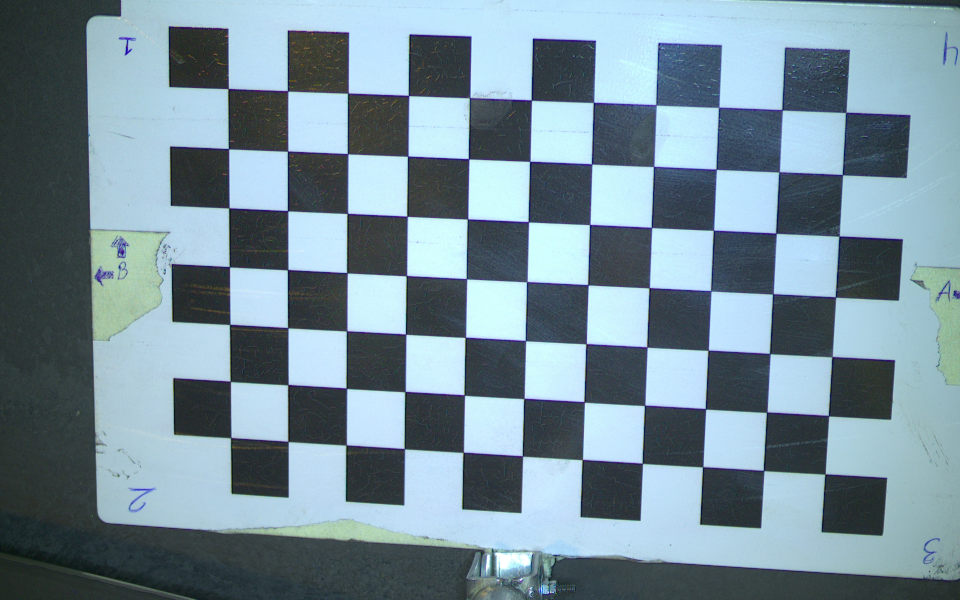
#> input picture dsgs pasargad siterun/software/python/28_calib.jpg, 1920 x 1200 px, found by its file name (shown at 1/2 size)
$ python processing.py
#> lines starting #> are read from the running program, lines starting #| are printed output that depends on the picture; after the words box and inside, x2 and y2 are one past the last pixel; in counts of white or black regions, pixels touching at a corner belong together; long printed decimals are rounded
### builds/ahvaz pletizing/My Application/data/calibration.py
import cv2
import numpy as np


CHESS_G_SIZE=25
DEBUG = True
def __find_chess_coordinate(image,size):

    # This function returns the coordinates of chess corners
    # input : image of chess, size of chessboard
    # *** it is considered that size of each square is 2cm * 2cm

    coordinates = []
    gray_image  = cv2.cvtColor(image,cv2.COLOR_RGB2GRAY)

    clahe = cv2.createCLAHE(clipLimit=2.0, tileGridSize=(8,8))
    gray_image = clahe.apply(gray_image)

    corners     = cv2.findChessboardCorners(gray_image,(size[0]-1,size[1]-1))
    if corners[0] == False:
        raise Exception ('The chessboard is not found')
    else:
        corners = corners[1].reshape([-1,2])
# [10 lines of commented-out code are left out]

        first  = corners[0]
        second = corners[size[0]-2]
        third  = (corners[((size[0]-1)*(size[1]-1))-(size[0]-1)])
        fourth = corners[(size[0]-1)*(size[1]-1)-1]
        if DEBUG :
            for i in range(len(corners)):
                cv2.circle( image, tuple(corners[i]), 10, (0,0,255), thickness=-1)
                cv2.imshow('iimage', cv2.resize(image, None, fx=0.5, fy=0.5))
                print(corners[i])
                cv2.waitKey(0)

        coordinates = np.array([first,third,second,fourth])
        return coordinates


def fit(image,chess_size=(8,12)):

    #This function returns the transformation matrix and scale coefficient
    #input: image of chessboard, chessboard size, orientation of the plate('h' or 'v')
    chess_size = np.array(chess_size).reshape((2,)).astype(np.int32)
    image = np.array(image,dtype=np.uint8)
    channel,h,w = image.shape
    #image = np.reshape(image,(h,w,channel))
    image = np.moveaxis(image,[0,1,2],[2,0,1])
    #image = cv2.imread('27_calib.jpg')


    chess_size = list(chess_size)
    minimum = min(chess_size)
    maximum = max(chess_size)
    chess_size[0] = minimum
    chess_size[1] = maximum

    points = __find_chess_coordinate(image,chess_size)

    realWorld_size = [(chess_size[0]-2)*CHESS_G_SIZE,(chess_size[1]-2)*CHESS_G_SIZE]
    print('realWorld_size',realWorld_size, chess_size)

    first_side  = __oqlidus_distance(points[0],points[1])
    second_side = __oqlidus_distance(points[1],points[3])
    third_side  = __oqlidus_distance(points[3],points[2])
    fourth_side = __oqlidus_distance(points[2],points[0])

    pts = np.copy( np.array([[points[0],points[1], points[3], points[2]]]) )
    pts = pts.reshape(-1,1,2).astype(np.int32)

    px_area = cv2.contourArea(pts)
    mm_area = ((chess_size[0]-2)*CHESS_G_SIZE)  *  ((chess_size[1]-2)*CHESS_G_SIZE)
    resultion_coef = np.sqrt(px_area/mm_area)
    if DEBUG:
        image = cv2.drawContours(image, [pts], 0, (255,0,0), thickness=3)
        cv2.imshow('rect', cv2.resize(image,None, fx=0.5, fy=0.5))
        print('px_area', px_area, '     mm_area:', mm_area)
        cv2.waitKey(0)

    offset = int(CHESS_G_SIZE*resultion_coef)
    source = np.float32(points)
#     if orientation == 'v':
#         destination = np.float32([[offset, offset], [realWorld_size[0]*resultion_coef+offset, offset], [offset, realWorld_size[1]*resultion_coef+offset],[realWorld_size[0]*resultion_coef+offset, realWorld_size[1]*resultion_coef+offset]])
#     elif orientation == 'h':
    destination = np.float32([[offset, offset], [realWorld_size[1]*resultion_coef+offset, offset], [offset, realWorld_size[0]*resultion_coef+offset],[realWorld_size[1]*resultion_coef+offset, realWorld_size[0]*resultion_coef+offset]])


    transformer_mat = cv2.getPerspectiveTransform(source,destination)

    if DEBUG :
        image = cv2.warpPerspective( image, transformer_mat, ( int(chess_size[1]*CHESS_G_SIZE * resultion_coef),
                                                               int(chess_size[0]*CHESS_G_SIZE * resultion_coef)))
        cv2.imshow('prs', cv2.resize(image,None, fx=0.5, fy=0.5))
        cv2.waitKey(0)
    res = np.zeros((4,3), np.float32)
    res[:3,:] = transformer_mat
    res[3,:] = resultion_coef
    return res#transformer_mat.astype(np.float32)#,np.float32(resultion_coef)


# [55 lines left out: functions __point_prediction, predict, __calc_dist, not called in this run]


def __oqlidus_distance(p1,p2):

    #This function is for computing simple oqlidus distance WITHOUT considering scaling coefficient
    dis = np.sqrt(np.sum((p1-p2)**2))
    return dis

'''
img_ = cv2.imread('27_calib.jpg')
img = np.moveaxis(img_,[0,1,2],[1,2,0])
a = fit(img)
print(a)
cv2.imshow('IMG', cv2.resize(img_,None, fx=0.5, fy=0.5))
'''

### dsgs pasargad siterun/builds/pasargad pelletizing/My Application2/data/processing.py
import cv2
import numpy as np
import calibration as calib

# [8 lines left out: function __checkCnt__, not called in this run]

DEBUG = False
DEBUG2 = False
# [221 lines left out: functions get_circels, draw_cicles, draw_center, increas_contrast, not called in this run]


mtx = np.array([[-0.972168, -0.0637452, 594.339],
                [-0.0351841, 0.992448, -13.0618],
                [0.0000987100,-0.000164460,1.]])#28

coef = 4.78
#coef = 0.20845968

cal_img = cv2.imread('28_calib.jpg')
#> cal_img is the input picture: shape (1200, 1920, 3); mean B, G, R 153.2, 141.8, 119
cal_img = np.moveaxis(cal_img, [0,1,2],[1,2,0])
m = calib.fit(cal_img)
#> in __find_chess_coordinate, `gray_image = clahe.apply(gray_image)`:
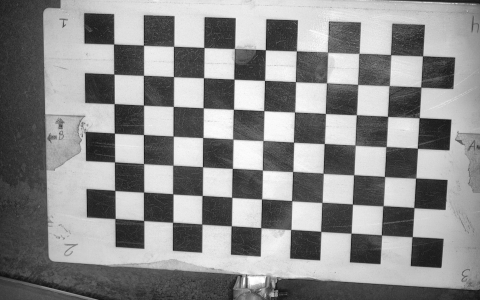
#> gray_image: shape (1200, 1920) (shown at 1/4 size); min 2, max 255, mean 140
#> in __find_chess_coordinate, `corners = corners[1].reshape([-1,2])`: corners = 77 pairs, first value 456.8 to 1692.1, second value 177.7 to 948.6
#> in __find_chess_coordinate, `first  = corners[0]`: first = [1692.1, 225.1]
#> in __find_chess_coordinate, `second = corners[size[0]-2]`: second = [1650.7, 948.6]
#> in __find_chess_coordinate, `third  = (corners[((size[0]-1)*(size[1]-1))-(size[0]-1)])`: third = [456.8, 177.7]
#> in __find_chess_coordinate, `fourth = corners[(size[0]-1)*(size[1]-1)-1]`: fourth = [462.4, 875.3]
#> the loop in __find_chess_coordinate, `for i in range(len(corners)):` made 77 passes
#| [1692.1302   225.114]
#| [1685.2866   349.869]
#| [1678.6912   472.565]
#| [1671.6412   594.832]
#| [1665.0713  713.9115]
#> (further printed lines are left out)
#> pass 1, in __find_chess_coordinate, `cv2.imshow('iimage', cv2.resize(image, None, fx=0.5, fy=0.5))`:
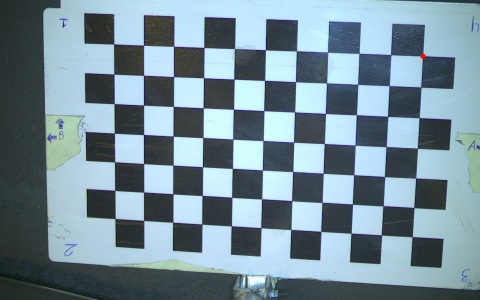
#> window 'iimage': shape (600, 960, 3) (shown at 1/2 size); mean B, G, R 153.3, 141.9, 119.1
#> after the loop in __find_chess_coordinate, `for i in range(len(corners)):`:
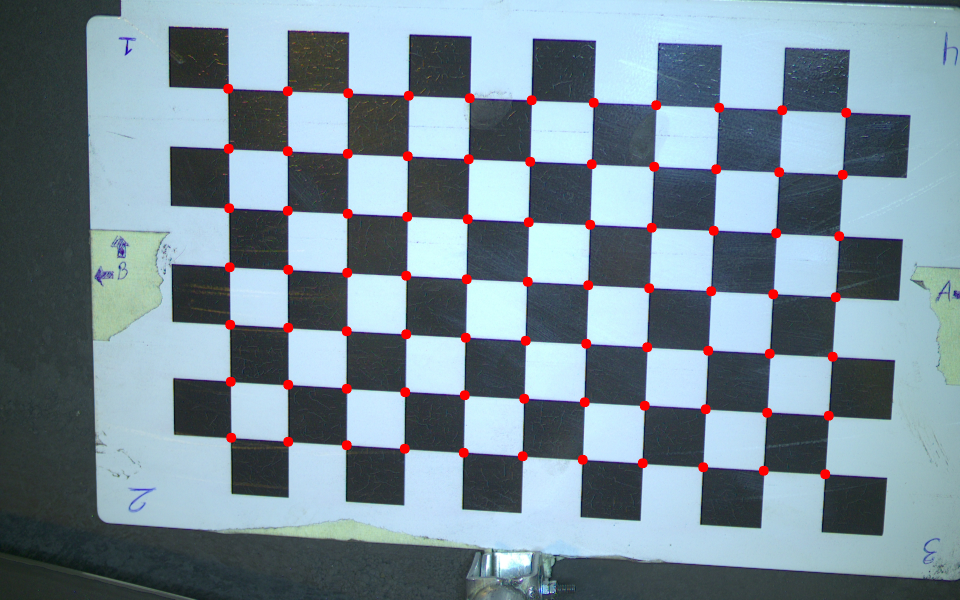
#> image: shape (1200, 1920, 3) (shown at 1/2 size); 1.06% of pixels changed, all inside (x1, y1, x2, y2) = (446, 167, 1703, 959)
#> in __find_chess_coordinate, `coordinates = np.array([first,third,second,fourth])`: coordinates = [[1692.1, 225.1], [456.8, 177.7], [1650.7, 948.6], [462.4, 875.3]]
#> in fit, `points = __find_chess_coordinate(image,chess_size)`: points has the same summary as coordinates in __find_chess_coordinate
#> in __oqlidus_distance, `dis = np.sqrt(np.sum((p1-p2)**2))`: dis = 1236.3
#> in fit, `second_side = __oqlidus_distance(points[1],points[3])`: second_side = 697.6
#> in fit, `third_side  = __oqlidus_distance(points[3],points[2])`: third_side = 1190.6
#> in fit, `fourth_side = __oqlidus_distance(points[2],points[0])`: fourth_side = 724.7
#> in fit, `pts = np.copy( np.array([[points[0],points[1], points[3], points[2]]]) )`: pts = [[1692.1, 225.1], [456.8, 177.7], [462.4, 875.3], [1650.7, 948.6]]
#> in fit, `pts = pts.reshape(-1,1,2).astype(np.int32)`: pts = [[1692, 225], [456, 177], [462, 875], [1650, 948]]
#> in fit, `px_area = cv2.contourArea(pts)`: px_area = 862215
#> in fit, `resultion_coef = np.sqrt(px_area/mm_area)`: resultion_coef = 4.8
#> in fit, `image = cv2.drawContours(image, [pts], 0, (255,0,0), thickness=3)`:
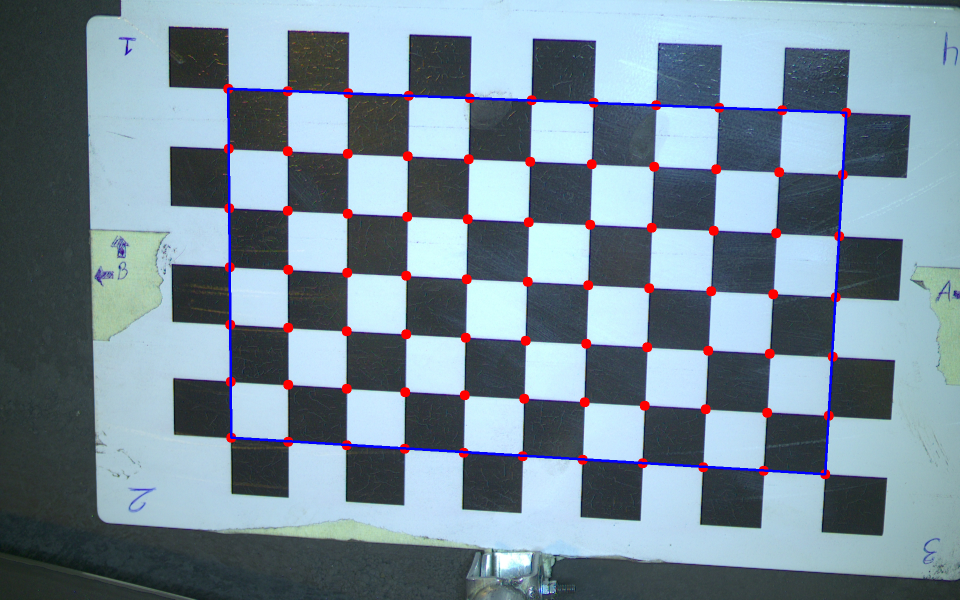
#> image: shape (1200, 1920, 3) (shown at 1/2 size); 0.83% of pixels changed, all inside (x1, y1, x2, y2) = (454, 175, 1695, 951)
#> in fit, `cv2.imshow('rect', cv2.resize(image,None, fx=0.5, fy=0.5))`:
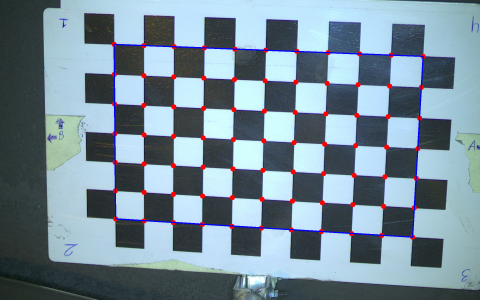
#> window 'rect': shape (600, 960, 3) (shown at 1/2 size); mean B, G, R 152.8, 139.7, 119.6
#| px_area 862215.0      mm_area: 37500
#> in fit, `offset = int(CHESS_G_SIZE*resultion_coef)`: offset = 119
#> in fit, `source = np.float32(points)`: source has the same summary as coordinates in __find_chess_coordinate
#> in fit, `destination = np.float32([[offset, offset], [realWorld_size[1]*resulti..`: destination = [[119, 119], [1317.8, 119], [119, 838.3], [1317.8, 838.3]]
#> in fit, `transformer_mat = cv2.getPerspectiveTransform(source,destination)`: transformer_mat = [[-0.971, -0.0622, 1781.1], [-0.0341, 0.994, -41.2], [3.57e-05, -5.34e-05, 1]]
#> in fit, `image = cv2.warpPerspective( image, transformer_mat, ( int(chess_size[..`:
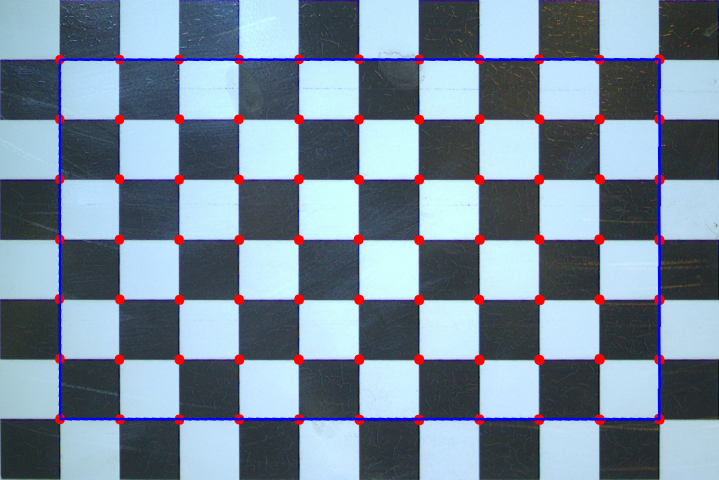
#> image: shape (959, 1438, 3) (shown at 1/2 size); mean B, G, R 155.1, 138.3, 120.9
#> in fit, `cv2.imshow('prs', cv2.resize(image,None, fx=0.5, fy=0.5))`:
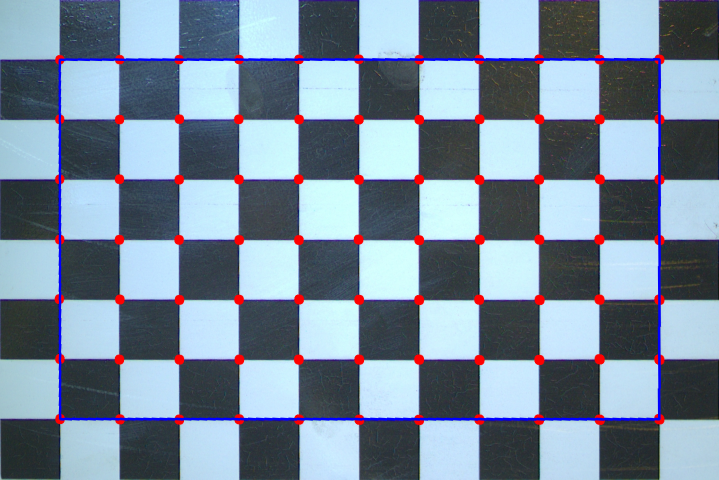
#> window 'prs': shape (480, 719, 3); mean B, G, R 155.3, 138.4, 121
#> m = [[-0.971, -0.0622, 1781.1], [-0.0341, 0.994, -41.2], [3.57e-05, -5.34e-05, 1], [4.8, 4.8, 4.8]]
coef = m[3,0]
#> coef = 4.8
mtx = m[0:3,:]
#> mtx has the same summary as transformer_mat in fit

'''
mtx = np.array([[-0.972168, 0.0726918,1721.56],
                [-0.00153983, 1.02770, -45.0516],
                [-0.0000501100,0.000209560,1.]])#29

coef = 1.5623
#coef = 0.21497348
'''

img = cv2.imread('28.bmp')
#> (the run stopped early here; a loop or call above may not have finished)

$ run again, with dsgs pasargad siterun/software/python/27_calib.jpg copied over dsgs pasargad siterun/software/python/28_calib.jpg
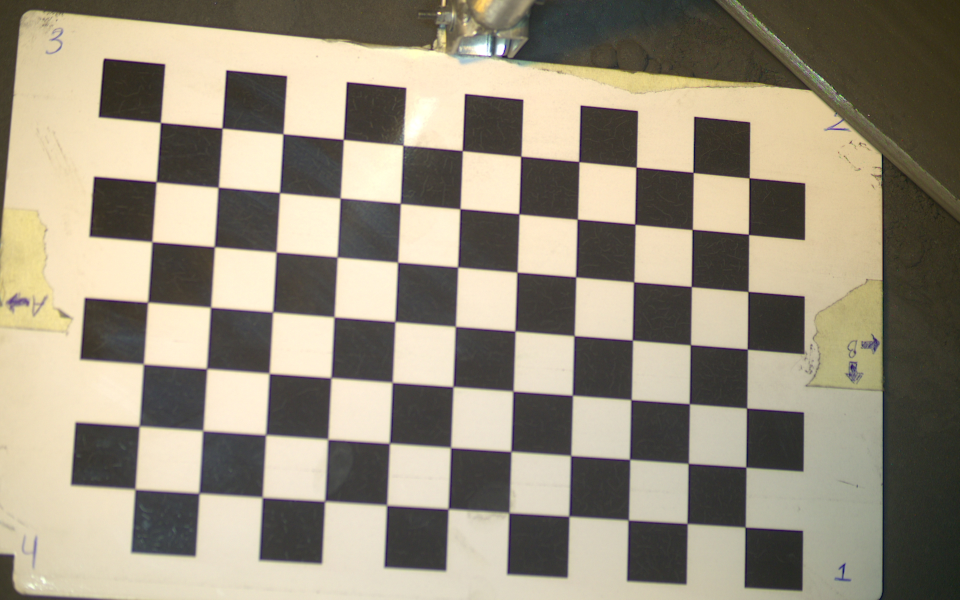
#> input picture dsgs pasargad siterun/software/python/27_calib.jpg, 1920 x 1200 px, found by its file name (shown at 1/2 size)
#> cal_img is the input picture: shape (1200, 1920, 3); mean B, G, R 124.4, 143.1, 151.9
#> corners = 77 pairs, first value 270 to 1498.8, second value 245.5 to 1054.5
#> first = [1498.8, 356.2]
#> second = [1490.5, 1054.5]
#> third = [321, 245.5]
#> fourth = [270, 978.5]
#> the loop in __find_chess_coordinate, `for i in range(len(corners)):` made 77 passes
#| [1498.8246   356.216]
#| [1497.6418  469.2092]
#| [1496.6576  583.7556]
#| [1494.9294   698.966]
#| [1494.3176   816.950]
#> (further printed lines are left out)
#> after the loop in __find_chess_coordinate, `for i in range(len(corners)):`:
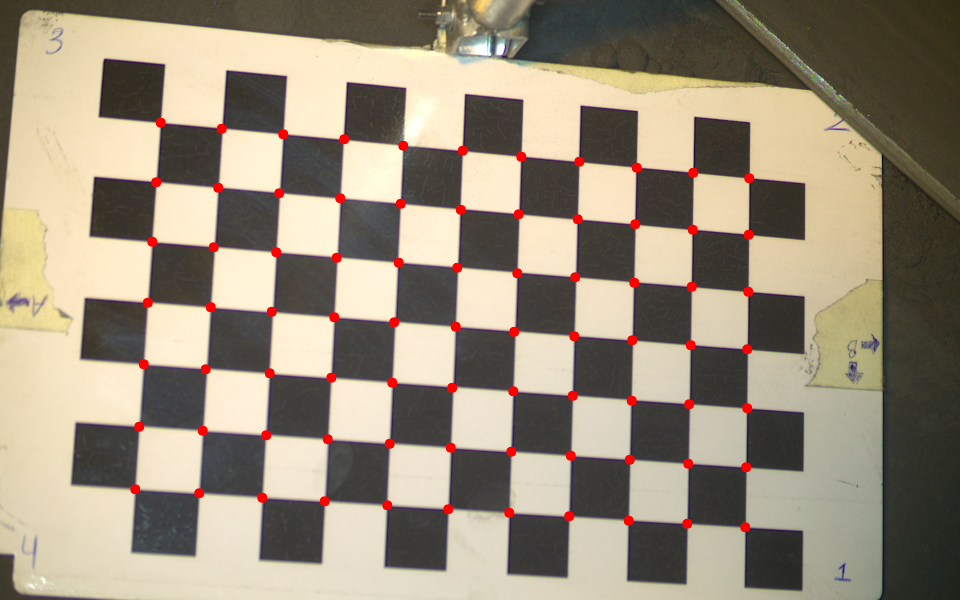
#> image: shape (1200, 1920, 3) (shown at 1/2 size); 1.06% of pixels changed, all inside (x1, y1, x2, y2) = (260, 235, 1509, 1065)
#> coordinates = [[1498.8, 356.2], [321, 245.5], [1490.5, 1054.5], [270, 978.5]]
#> points has the same summary as coordinates in __find_chess_coordinate
#> dis = 1183
#> second_side = 734.8
#> third_side = 1222.9
#> fourth_side = 698.3
#> in fit, `pts = np.copy( np.array([[points[0],points[1], points[3], points[2]]]) )`: pts = [[1498.8, 356.2], [321, 245.5], [270, 978.5], [1490.5, 1054.5]]
#> in fit, `pts = pts.reshape(-1,1,2).astype(np.int32)`: pts = [[1498, 356], [321, 245], [270, 978], [1490, 1054]]
#> px_area = 860285
#> resultion_coef = 4.79
#| px_area 860285.0      mm_area: 37500
#> offset = 119
#> source has the same summary as coordinates in __find_chess_coordinate
#> destination = [[119, 119], [1316.4, 119], [119, 837.5], [1316.4, 837.5]]
#> transformer_mat = [[-1.02, -0.00665, 1639.3], [-0.1, 1.01, -97.33], [-4.72e-05, 4.54e-05, 1]]
#> in fit, `cv2.imshow('prs', cv2.resize(image,None, fx=0.5, fy=0.5))`:
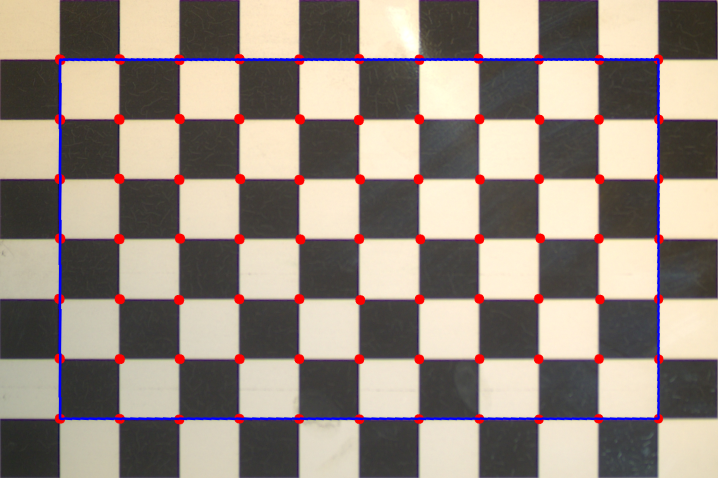
#> window 'prs': shape (478, 718, 3); mean B, G, R 127.4, 137.5, 149.7
#> m = [[-1.02, -0.00665, 1639.3], [-0.1, 1.01, -97.33], [-4.72e-05, 4.54e-05, 1], [4.79, 4.79, 4.79]]
#> coef = 4.79
#> mtx has the same summary as transformer_mat in fit
